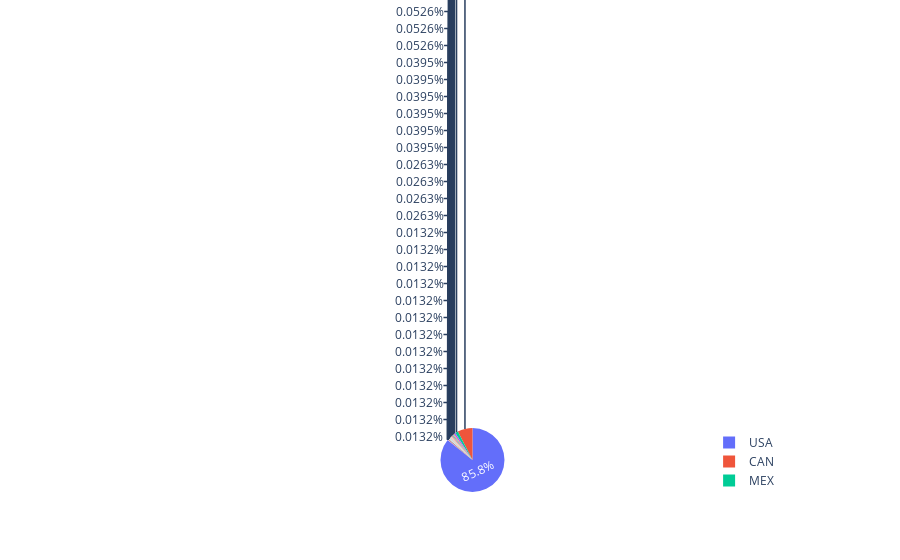

Notebook code for this chart:
### Code cell
from plotly.offline import iplot, init_notebook_mode
init_notebook_mode(connected = True)
import plotly.graph_objs as go
import numpy as np
countries = []
# Extract List of Countries
data_cluster_1 = data[(data['cluster']==1)]
for i in range(len(data_cluster_1)):
    countries.append(data_cluster_1.values[i][18])    

countries = list(dict.fromkeys(countries))
revenue_by_countries = np.zeros(len(countries))
# Extract The Sum of Revenue By Country
for i in range(len(data_cluster_1)):    
    for j in range(len(countries)):        
        if data_cluster_1.values[i][18] == countries[j]:
             revenue_by_countries[j] += 1  
trace = go.Pie(labels = countries, values = revenue_by_countries)
data_trace = [trace]
fig = go.Figure(data = data_trace)
iplot(fig)

### Figure 1 — Plotly figure (JSON) as saved in the notebook; plotly's stock layout.template omitted (floating-point values rounded to 4 significant figures)
{"data": [{"labels": ["RSA", "JPN", "KEN", "SUI", "CAN", "BLR", "MAR", "USA", "RUS", "GBR", "AUS", "ITA", "FRA", "NED", "MEX", "SWE", "DEN", "ESP", "ARG", "GER", "CHN", "NOR", "AUT", "POR", "ISR", "HKG", "SVK", "BRA", "PAN", "COL", "TPE", "CRC", "IRL", "BEL", "VEN", "IND", "CZE", "GRE", "URU", "NZL", "UAE", "TAN", "BAH", "BER", "POL"], "type": "pie", "values": [4, 18, 2, 6, 576, 1, 1, 6524, 13, 42, 39, 67, 35, 5, 111, 5, 5, 5, 3, 39, 19, 11, 2, 1, 4, 1, 1, 18, 3, 4, 3, 1, 14, 3, 3, 1, 1, 1, 1, 2, 1, 1, 2, 3, 1]}], "layout": {}}
